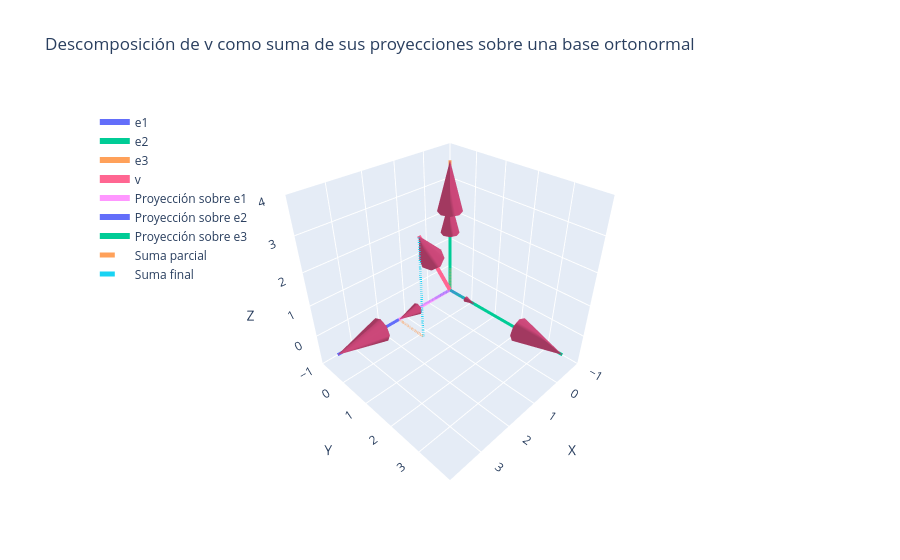

Source (notebook cell):
### Markdown cell above
Por tanto,

$$
\operatorname{proj}_{ e_1}(v)=2e_1=(2,0,0),
$$
$$
\operatorname{proj}_{ e_2}(v)=1e_2=(0,1,0),
$$
$$
\operatorname{proj}_{ e_3}(v)=3e_3=(0,0,3).
$$

### Code cell
import numpy as np
import plotly.graph_objects as go

# =========================
# Base ortonormal canónica
# =========================
e1 = np.array([1,0,0])
e2 = np.array([0,1,0])
e3 = np.array([0,0,1])

# Vector v
v = np.array([2,1,3])

# Proyecciones
proj1 = np.dot(v,e1)*e1
proj2 = np.dot(v,e2)*e2
proj3 = np.dot(v,e3)*e3

# =========================
# Crear figura
# =========================
fig = go.Figure()

# =========================
# Ejes coordenados (como vectores con flecha)
# =========================
axis_range = 4

def agregar_vector_con_flecha(origen, vector, nombre, ancho=6, sizeref=0.35):
    # segmento
    fig.add_trace(go.Scatter3d(
        x=[origen[0], origen[0]+vector[0]],
        y=[origen[1], origen[1]+vector[1]],
        z=[origen[2], origen[2]+vector[2]],
        mode='lines',
        line=dict(width=ancho),
        name=nombre
    ))
    # flecha
    fig.add_trace(go.Cone(
        x=[origen[0]+vector[0]],
        y=[origen[1]+vector[1]],
        z=[origen[2]+vector[2]],
        u=[vector[0]], v=[vector[1]], w=[vector[2]],
        sizemode="scaled",
        sizeref=sizeref,
        showscale=False,
        anchor="tip",
        name=' '
    ))

# Ejes base ortonormal
agregar_vector_con_flecha(np.array([0,0,0]), axis_range*e1, 'e1')
agregar_vector_con_flecha(np.array([0,0,0]), axis_range*e2, 'e2')
agregar_vector_con_flecha(np.array([0,0,0]), axis_range*e3, 'e3')

# =========================
# Vector v
# =========================
agregar_vector_con_flecha(np.array([0,0,0]), v, 'v', ancho=8)

# =========================
# Proyecciones
# =========================
agregar_vector_con_flecha(np.array([0,0,0]), proj1, 'Proyección sobre e1')
agregar_vector_con_flecha(np.array([0,0,0]), proj2, 'Proyección sobre e2')
agregar_vector_con_flecha(np.array([0,0,0]), proj3, 'Proyección sobre e3')

# =========================
# Construcción tipo suma vectorial
# =========================
fig.add_trace(go.Scatter3d(
    x=[proj1[0], proj1[0]+proj2[0]],
    y=[proj1[1], proj1[1]+proj2[1]],
    z=[proj1[2], proj1[2]+proj2[2]],
    mode='lines',
    line=dict(dash='dash', width=5),
    name='Suma parcial'
))

fig.add_trace(go.Scatter3d(
    x=[proj1[0]+proj2[0], v[0]],
    y=[proj1[1]+proj2[1], v[1]],
    z=[proj1[2]+proj2[2], v[2]],
    mode='lines',
    line=dict(dash='dash', width=5),
    name='Suma final'
))

# =========================
# Layout
# =========================
fig.update_layout(
    title="Descomposición de v como suma de sus proyecciones sobre una base ortonormal",
    scene=dict(
        xaxis_title='X',
        yaxis_title='Y',
        zaxis_title='Z',
        aspectmode='cube',
        xaxis=dict(range=[-1,4]),
        yaxis=dict(range=[-1,4]),
        zaxis=dict(range=[-1,4]),
        camera=dict(eye=dict(x=1.3, y=1.3, z=1.3))
    ),
    legend=dict(x=0.02, y=0.98)
)

fig.show()
fig.write_image(r"C:\Users\marco\Downloads\descomposicion_v_suma_proyecciones.png")

### Figure 1 — Plotly figure (JSON) as saved in the notebook; plotly's stock layout.template omitted (floating-point values rounded to 4 significant figures)
{"data": [{"line": {"width": 6}, "mode": "lines", "name": "e1", "type": "scatter3d", "x": [0, 4], "y": [0, 0], "z": [0, 0]}, {"anchor": "tip", "name": " ", "showscale": false, "sizemode": "scaled", "sizeref": 0.35, "type": "cone", "u": [4], "v": [0], "w": [0], "x": [4], "y": [0], "z": [0]}, {"line": {"width": 6}, "mode": "lines", "name": "e2", "type": "scatter3d", "x": [0, 0], "y": [0, 4], "z": [0, 0]}, {"anchor": "tip", "name": " ", "showscale": false, "sizemode": "scaled", "sizeref": 0.35, "type": "cone", "u": [0], "v": [4], "w": [0], "x": [0], "y": [4], "z": [0]}, {"line": {"width": 6}, "mode": "lines", "name": "e3", "type": "scatter3d", "x": [0, 0], "y": [0, 0], "z": [0, 4]}, {"anchor": "tip", "name": " ", "showscale": false, "sizemode": "scaled", "sizeref": 0.35, "type": "cone", "u": [0], "v": [0], "w": [4], "x": [0], "y": [0], "z": [4]}, {"line": {"width": 8}, "mode": "lines", "name": "v", "type": "scatter3d", "x": [0, 2], "y": [0, 1], "z": [0, 3]}, {"anchor": "tip", "name": " ", "showscale": false, "sizemode": "scaled", "sizeref": 0.35, "type": "cone", "u": [2], "v": [1], "w": [3], "x": [2], "y": [1], "z": [3]}, {"line": {"width": 6}, "mode": "lines", "name": "Proyección sobre e1", "type": "scatter3d", "x": [0, 2], "y": [0, 0], "z": [0, 0]}, {"anchor": "tip", "name": " ", "showscale": false, "sizemode": "scaled", "sizeref": 0.35, "type": "cone", "u": [2], "v": [0], "w": [0], "x": [2], "y": [0], "z": [0]}, {"line": {"width": 6}, "mode": "lines", "name": "Proyección sobre e2", "type": "scatter3d", "x": [0, 0], "y": [0, 1], "z": [0, 0]}, {"anchor": "tip", "name": " ", "showscale": false, "sizemode": "scaled", "sizeref": 0.35, "type": "cone", "u": [0], "v": [1], "w": [0], "x": [0], "y": [1], "z": [0]}, {"line": {"width": 6}, "mode": "lines", "name": "Proyección sobre e3", "type": "scatter3d", "x": [0, 0], "y": [0, 0], "z": [0, 3]}, {"anchor": "tip", "name": " ", "showscale": false, "sizemode": "scaled", "sizeref": 0.35, "type": "cone", "u": [0], "v": [0], "w": [3], "x": [0], "y": [0], "z": [3]}, {"line": {"dash": "dash", "width": 5}, "mode": "lines", "name": "Suma parcial", "type": "scatter3d", "x": [2, 2], "y": [0, 1], "z": [0, 0]}, {"line": {"dash": "dash", "width": 5}, "mode": "lines", "name": "Suma final", "type": "scatter3d", "x": [2, 2], "y": [1, 1], "z": [0, 3]}], "layout": {"legend": {"x": 0.02, "y": 0.98}, "scene": {"aspectmode": "cube", "camera": {"eye": {"x": 1.3, "y": 1.3, "z": 1.3}}, "xaxis": {"range": [-1, 4], "title": {"text": "X"}}, "yaxis": {"range": [-1, 4], "title": {"text": "Y"}}, "zaxis": {"range": [-1, 4], "title": {"text": "Z"}}}, "title": {"text": "Descomposición de v como suma de sus proyecciones sobre una base ortonormal"}}}
